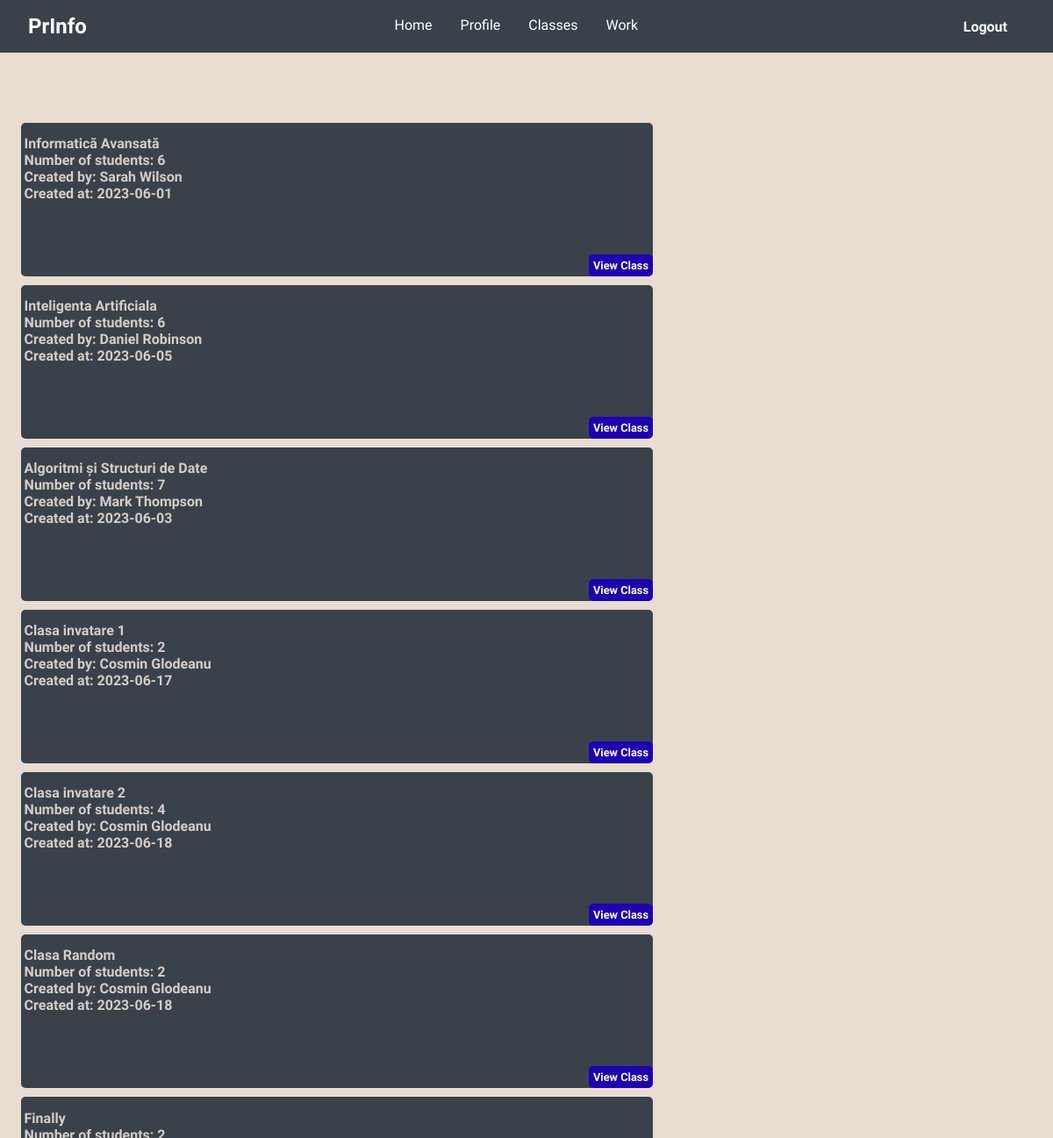
/Interface/myclasses.php (signed in), run on the app's committed database.
### tables this page shows
CREATE TABLE `classes` (
  `ID` int(11) NOT NULL,
  `Title` varchar(100) DEFAULT NULL,
  `CreatedAt` date DEFAULT NULL,
  `CreatedBy` int(11) DEFAULT NULL
);

CREATE TABLE `users` (
  `ID` int(11) NOT NULL,
  `FirstName` varchar(50) DEFAULT NULL,
  `LastName` varchar(50) DEFAULT NULL,
  `Email` varchar(100) DEFAULT NULL,
  `Password` varchar(100) DEFAULT NULL,
  `Role` enum('teacher','student') DEFAULT NULL
);

### Interface/myclasses.php (the view, shortened to what this page needs)
<!DOCTYPE html>
<html lang="en">
<head>
    <link rel="stylesheet" href="stylesheets/myclasses.css">
    <link rel="stylesheet" href="https://cdnjs.cloudflare.com/ajax/libs/font-awesome/4.7.0/css/font-awesome.min.css">
</head>
<body>
    <?php
    include 'db_connection.php';
    if (isset($_SESSION['user']['Role']) && $_SESSION['user']['Role'] == 'student') {
        $userId = $_SESSION['user']['ID'];
        $query = "SELECT classes.ID, classes.Title, classes.CreatedAt, users.FirstName, users.LastName,
              (SELECT COUNT(*) FROM classmembers WHERE classmembers.ClassID = classes.ID) AS MemberCount
              FROM classes
              JOIN users ON classes.CreatedBy = users.ID
              JOIN classmembers ON classmembers.ClassID = classes.ID
              WHERE classmembers.StudentID = ?";
        $stmt = $conn->prepare($query);
        $stmt->bind_param('i', $userId);
        $stmt->execute();
        $result = $stmt->get_result();
        $classes = $result->fetch_all(MYSQLI_ASSOC);
    }
    if (isset($_SESSION['logged_in']) && $_SESSION['logged_in'] == true) {
        $loginText = "Logout";
    } else {
        $loginText = "Login";
    }
    ?>
    <header>
        <div class="navbar">
            <div class="logo">
                <h2>PrInfo</h2>
            </div>
            <ul class="links">
                <li><a href="home.php">Home</a></li>
                <li><a href="profile.php">Profile</a></li>
                <li><a href="myclasses.php">Classes</a></li>
                <li><a href="work.php">Work</a></li>
            </ul>
            <a href="connection.php" class="login-btn" style="--clr:#E9DCD1">
                <?php echo $loginText; ?>
            </a>
        </div>
    </header>
    <ul class="problem-list">
        <?php foreach ($classes as $class): ?>
            <div class="box">
                <li class="list-item">
                    <?php echo $class['Title']; ?>
                    <div class="problem-details">
                        <p>Number of students:
                            <?php echo $class['MemberCount']; ?>
                        </p>
                        <p>Created by:
                            <?php echo $class['FirstName'] . ' ' . $class['LastName']; ?>
                        </p>
                        <p>Created at:
                            <?php echo $class['CreatedAt']; ?>
                        </p>
                        <a href="selectedClass.php?class_id=<?php echo $class['ID']; ?>" class="button">View Class</a>
                    </div>
                </li>
            </div>
        <?php endforeach; ?>
    </ul>
</body>
</html>

### Interface/stylesheets/myclasses.css (style rules this page uses)
* { margin:0; padding: 0; box-sizing: border-box; font-family: "Viga", sans-serif; }
body { height: 100vh; background-color: #E9DCD1; background-size: cover; background-position: center; overflow: hidden; }
header li { list-style: none; }
header a { text-decoration: none; color: white; font-size: 1rem; }
header .logo { user-select: none; }
header { background: #39424A; position: relative; padding: 0 2rem; }
.navbar { width: 100%; max-width: 1200px; height: 3.75em; margin: 0 auto; display: flex; align-items: center; justify-content: space-between; }
.navbar .logo h2 { font-size: 1.5rem; font-weight: bold; color: white; }
.navbar .links { position: relative; display: flex; gap: 2rem; }
.login-btn { background: #39424A; color: white; outline: none; font-weight: bold; padding: 0.5rem 1.25rem; border-radius: 2em; cursor: pointer; transition: .5s; }
.navbar li a:not(.dm-login-btn):after { content: ""; width: 0; height: 3px; background-color: white; margin: auto; display: block; transition: .5s; }
.problem-list { width: 100%; height: 90%; position: absolute; left: 2%; top: 10%; margin-right: 10%; align-items: baseline; overflow-y: auto; overflow-x: hidden; }
.box { border-radius: 5px; display: flex; justify-content: center; align-items: center; margin: 10px 0; background-color: #39424A; width: 60%; height: 15%; overflow-x: hidden; overflow-y: hidden; margin-bottom: 10px; position: relative; scrollbar-width: none; -ms-overflow-style: none; color: #D5CDC6; padding: 0.3%; }
.list-item { justify-content: center; align-items: center; width: 100%; height: 100%; font-weight: bold; margin-top: 3%; }
.button { position: absolute; background-color: #1d02b3; color: white; text-decoration: none; border-radius: 5px; font-size: 0.8em; transition: background-color 0.3s ease-in-out; padding: 5px 5px; right: 0%; bottom: 0%; }

### data on the page
classes: Title "Informatică Avansată", MemberCount "6", CreatedBy.FirstName "Sarah", CreatedBy.LastName "Wilson", CreatedAt "2023-06-01"
classes: Title "Inteligenta Artificiala", MemberCount "6", CreatedBy.FirstName "Daniel", CreatedBy.LastName "Robinson", CreatedAt "2023-06-05"
classes: Title "Algoritmi și Structuri de Date", MemberCount "7", CreatedBy.FirstName "Mark", CreatedBy.LastName "Thompson", CreatedAt "2023-06-03"
classes: Title "Clasa invatare 1", MemberCount "2", CreatedBy.FirstName "Cosmin", CreatedBy.LastName "Glodeanu", CreatedAt "2023-06-17"
classes: Title "Clasa invatare 2", MemberCount "4", CreatedBy.FirstName "Cosmin", CreatedBy.LastName "Glodeanu", CreatedAt "2023-06-18"
classes: Title "Clasa Random", MemberCount "2", CreatedBy.FirstName "Cosmin", CreatedBy.LastName "Glodeanu", CreatedAt "2023-06-18"
classes: Title "Finally"

### other printed values
$loginText "Logout"
